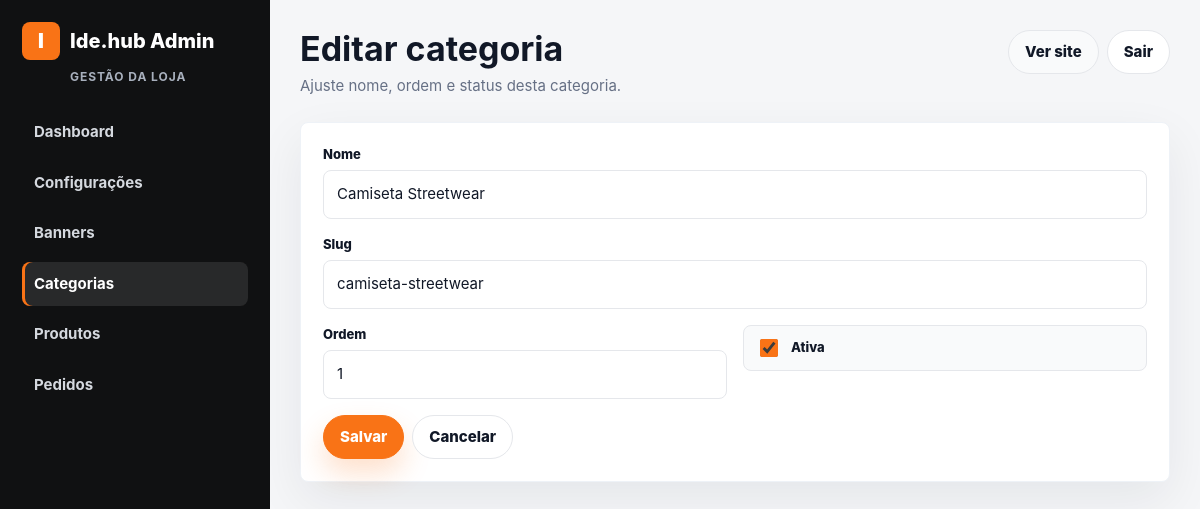
Page /admin/categories/edit.php?id=1 (signed in) on the committed database.
### tables this page shows
CREATE TABLE IF NOT EXISTS categories (
  id INT UNSIGNED AUTO_INCREMENT PRIMARY KEY,
  name VARCHAR(160) NOT NULL,
  slug VARCHAR(180) NOT NULL UNIQUE,
  display_order INT NOT NULL DEFAULT 0,
  active TINYINT(1) NOT NULL DEFAULT 1,
  created_at TIMESTAMP DEFAULT CURRENT_TIMESTAMP,
  updated_at TIMESTAMP DEFAULT CURRENT_TIMESTAMP ON UPDATE CURRENT_TIMESTAMP,
  INDEX idx_categories_active_order (active, display_order)
);

### config/database.php (called while the page is built, shortened)
<?php
function db(): PDO
{
    static $pdo = null;
    if ($pdo instanceof PDO) {
        return $pdo;
    }
    $dsn = sprintf('mysql:host=%s;dbname=%s;charset=%s', DB_HOST, DB_NAME, DB_CHARSET);
    $pdo = new PDO($dsn, DB_USER, DB_PASS, [
        PDO::ATTR_ERRMODE => PDO::ERRMODE_EXCEPTION,
        PDO::ATTR_DEFAULT_FETCH_MODE => PDO::FETCH_ASSOC,
        PDO::ATTR_EMULATE_PREPARES => false,
    ]);
    return $pdo;
}

### models/Category.php (called while the page is built, shortened)
<?php
require_once __DIR__ . '/../config/database.php';
final class Category
{
    public static function find(int $id): ?array
    {
        $stmt = db()->prepare('SELECT * FROM categories WHERE id = ?');
        $stmt->execute([$id]);
        $category = $stmt->fetch();
        return $category ?: null;
    }
}

### includes/helpers.php (called while the page is built, shortened)
<?php
function e(?string $value): string
{
    return htmlspecialchars((string) $value, ENT_QUOTES, 'UTF-8');
}
function app_base_url(): string
{
    $scriptName = trim((string) ($_SERVER['SCRIPT_NAME'] ?? ''), '/');
    $segments = $scriptName === '' ? [] : explode('/', $scriptName);
    $firstSegment = $segments[0] ?? '';
    return '';
}
function app_url(string $path = ''): string
{
    $base = app_base_url();
    $cleanPath = '/' . ltrim($path, '/');
    return $base . ($cleanPath === '/' ? '' : $cleanPath);
}

### admin/categories/edit.php (the view, shortened to what this page needs)
<?php
require_once __DIR__ . '/../../models/Category.php';
$id = (int) ($_GET['id'] ?? 0);
$category = Category::find($id);
require __DIR__ . '/../../includes/layout/header.php';
?>
<form class="card" method="post">
    <div class="form-row"><label>Nome</label><input name="name" required value="<?= e($category['name']) ?>"></div>
    <div class="form-row"><label>Slug</label><input name="slug" value="<?= e($category['slug']) ?>"></div>
    <div class="grid grid-2">
        <div class="form-row"><label>Ordem</label><input type="number" name="display_order" value="<?= e((string) $category['display_order']) ?>"></div>
        <div class="form-row"><label class="check-row"><input type="checkbox" name="active" <?= !empty($category['active']) ? 'checked' : '' ?>> Ativa</label></div>
    </div>
    <div class="actions"><button class="btn btn-primary" type="submit">Salvar</button><a class="btn" href="<?= e(app_url('/admin/categories/index.php')) ?>">Cancelar</a></div>
</form>
<?php require __DIR__ . '/../../includes/layout/footer.php'; ?>

### includes/layout/header.php (style rules this page uses)
:root { --orange: #f97316; --orange-strong: #ea580c; --ink: #111827; --muted: #667085; --line: #e5e7eb; --soft-line: #eef2f7; --bg: #f5f6f8; --surface: #ffffff; --surface-soft: #f9fafb; --success-bg: #dcfce7; --success-text: #166534; --danger-bg: #fef2f2; --danger-text: #991b1b; --radius: 8px; --shadow: 0 18px 50px rgba(15, 23, 42, .07); }
* { box-sizing: border-box; }
body { margin: 0; font-family: Inter, ui-sans-serif, system-ui, -apple-system, BlinkMacSystemFont, "Segoe UI", sans-serif; color: var(--ink); background: var(--bg); font-size: 15px; line-height: 1.5; }
a { color: inherit; text-decoration: none; }
button, input, textarea, select { font: inherit; }
button, .btn, input, textarea, select { touch-action: manipulation; }
.card { background: var(--surface); border: 1px solid var(--soft-line); border-radius: var(--radius); padding: 22px; box-shadow: var(--shadow); }
.grid { display: grid; gap: 16px; }
.grid-2 { grid-template-columns: repeat(2, minmax(0, 1fr)); }
.btn { display: inline-flex; align-items: center; justify-content: center; gap: 8px; min-height: 44px; padding: 0 16px; border-radius: 999px; border: 1px solid var(--line); background: #fff; cursor: pointer; font-weight: 800; transition: transform .18s ease, box-shadow .18s ease, background .18s ease, border-color .18s ease; }
.btn-primary { border-color: var(--orange); background: var(--orange); color: #fff; box-shadow: 0 14px 28px rgba(249, 115, 22, .22); }
.actions { display: flex; gap: 8px; flex-wrap: wrap; }
input, textarea, select { width: 100%; min-height: 46px; padding: 12px 13px; border: 1px solid var(--line); border-radius: var(--radius); background: #fff; color: var(--ink); }
label { display: block; margin-bottom: 6px; font-size: 13px; font-weight: 800; }
.form-row { margin-bottom: 16px; }
.check-row { display: flex; gap: 10px; align-items: center; min-height: 44px; padding: 10px 12px; border: 1px solid var(--line); border-radius: var(--radius); background: var(--surface-soft); font-weight: 800; }
.check-row input { width: 18px; height: 18px; min-height: 18px; accent-color: var(--orange); }

### rows in the picture
categories: name "Camiseta Streetwear", slug "camiseta-streetwear", display_order "1", active "☑"

### other values in the picture
$pageTitle "Editar categoria"
$pageSubtitle "Ajuste nome, ordem e status desta categoria."
